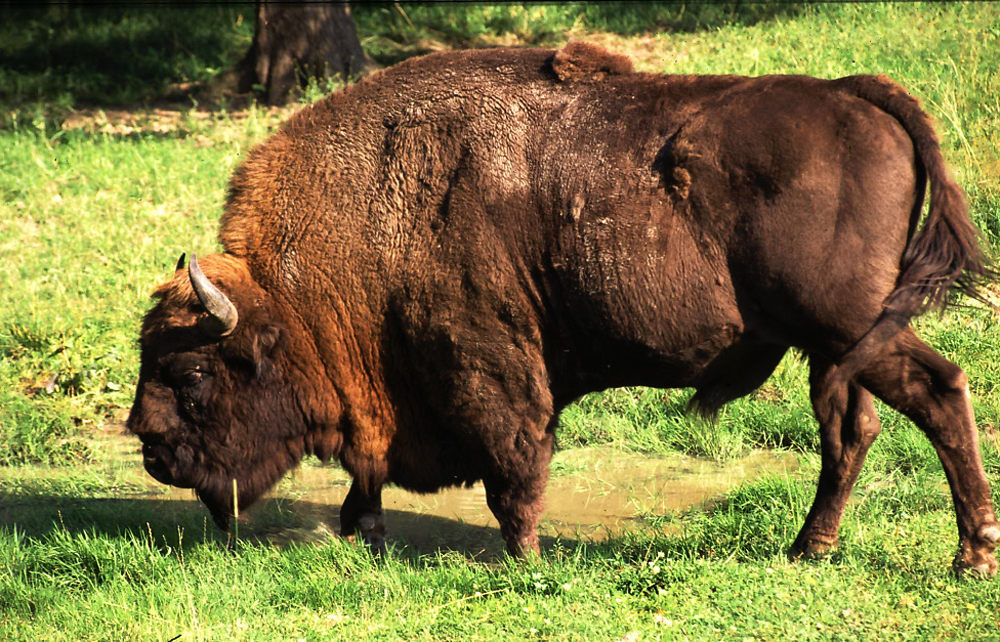
%> input picture AO/lab2/zubr.jpg, 1000 x 642 px
$ octave lab2_2.m   (GNU Octave 9; MATLAB toolbox functions it lacks are replaced by stand-ins)
%> lines starting %> are read from the running program, lines starting %| are printed output that depends on the picture
clear; clc;

rows = 3;
col  = 3;
i = 1;

im1 = double (imread('zubr.jpg'))/255;
im2 = double (imread('index.jpeg'))/255;
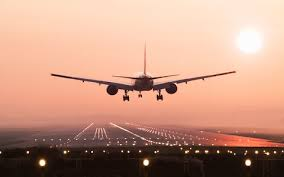
%> input picture AO/lab2/index.jpeg, 284 x 177 px

[h,w,d] = size(im1);
%> h = 642; w = 1000; d = 3
im2 = imresize(im2, [h,w]);
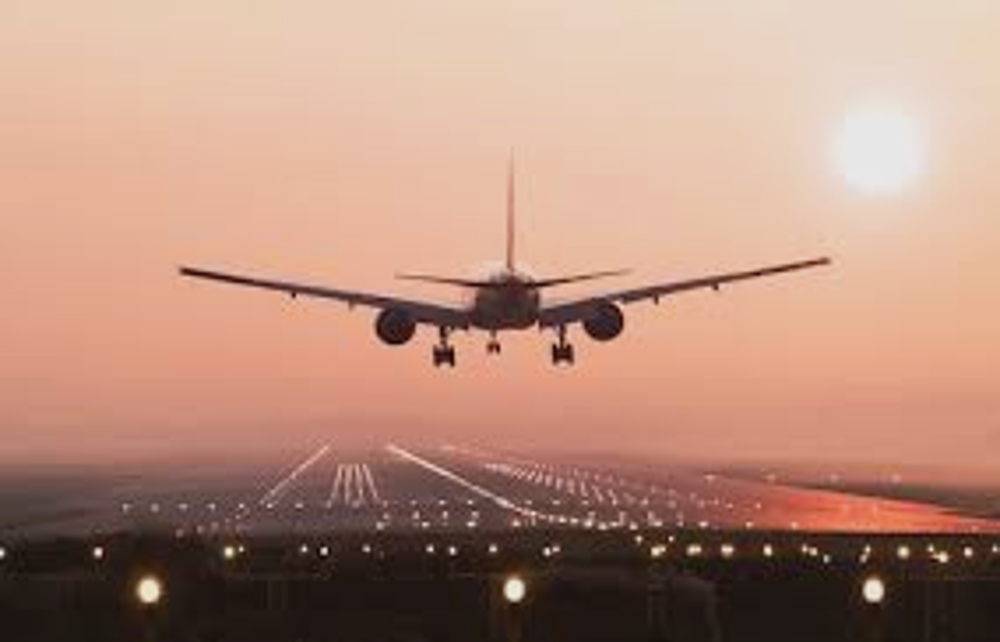
%> im2: size 642x1000x3 double; mean R, G, B 0.77, 0.592, 0.512; drawn with min black and max white

im3 = (im1 + im2)/2;
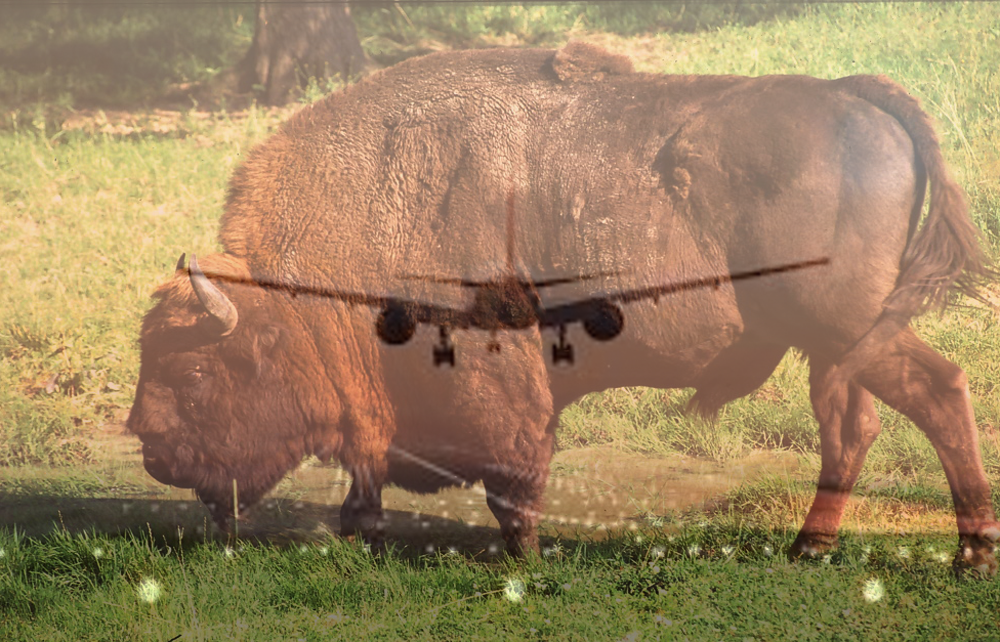
%> im3: size 642x1000x3 double; mean R, G, B 0.628, 0.522, 0.378; drawn with min black and max white
k = .2;
im4 = k*im1 + (1-k)*im2;
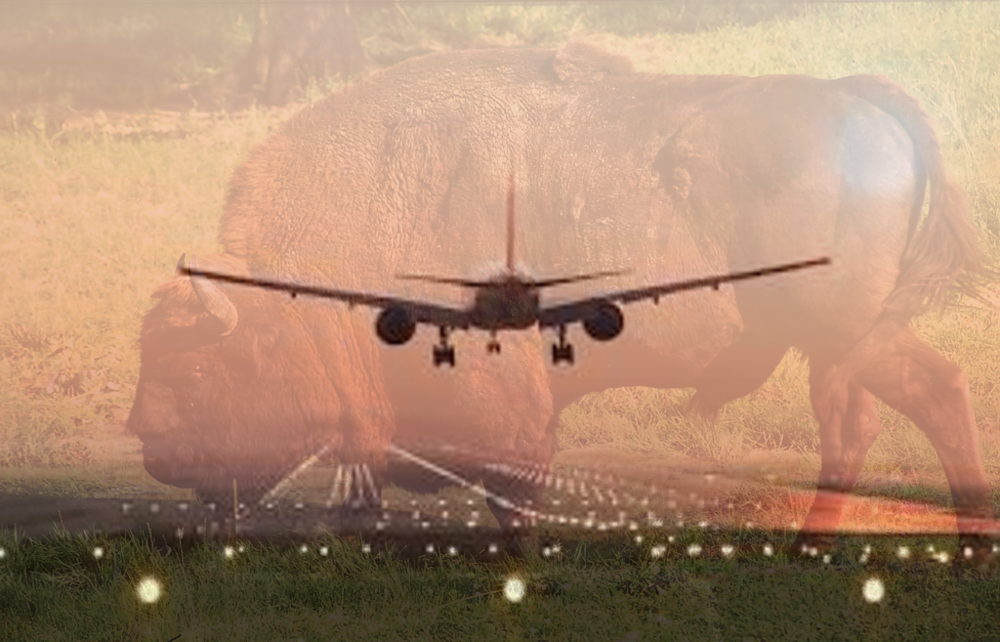
%> im4: size 642x1000x3 double; mean R, G, B 0.713, 0.564, 0.458; drawn with min black and max white

subplot(rows,col,i); i = i + 1;
imshow(im1);
subplot(rows,col,i); i = i + 1;
imshow(im2);
subplot(rows,col,i); i = i + 1;
imshow(im3);
subplot(rows,col,i); i = i + 1;
imshow(im4);

m = linspace(0,1,w);
%> m = 1000 values from 0 to 1
m = repmat(m,[h,1,3]);
im5 = im1 .*m;
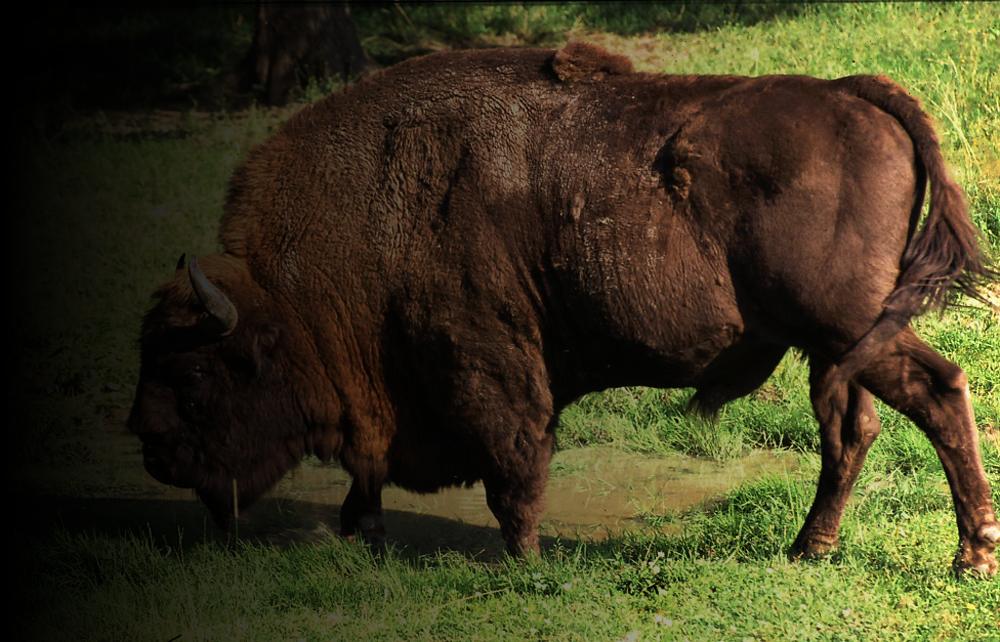
%> im5: size 642x1000x3 double; mean R, G, B 0.244, 0.223, 0.122

subplot(rows,col,i); i = i + 1;
imshow(im5);
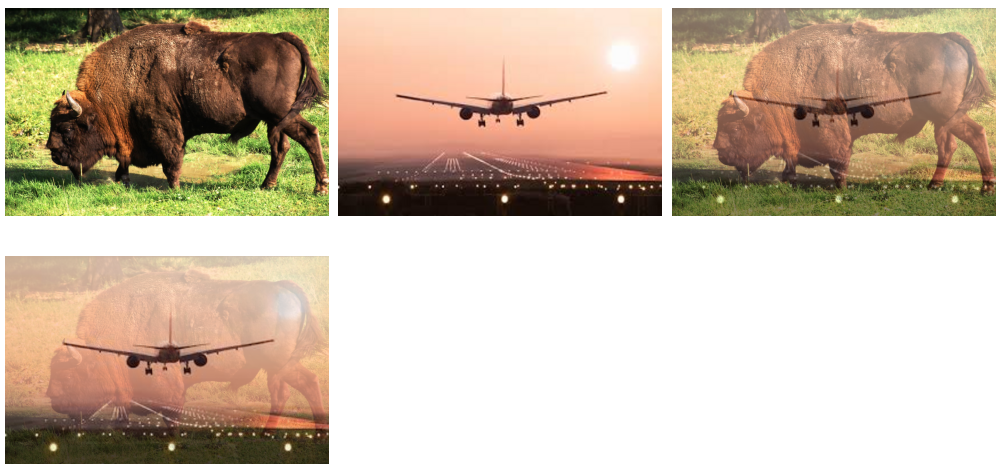
%> figure redrawn from the program's plot data, 5 panels
